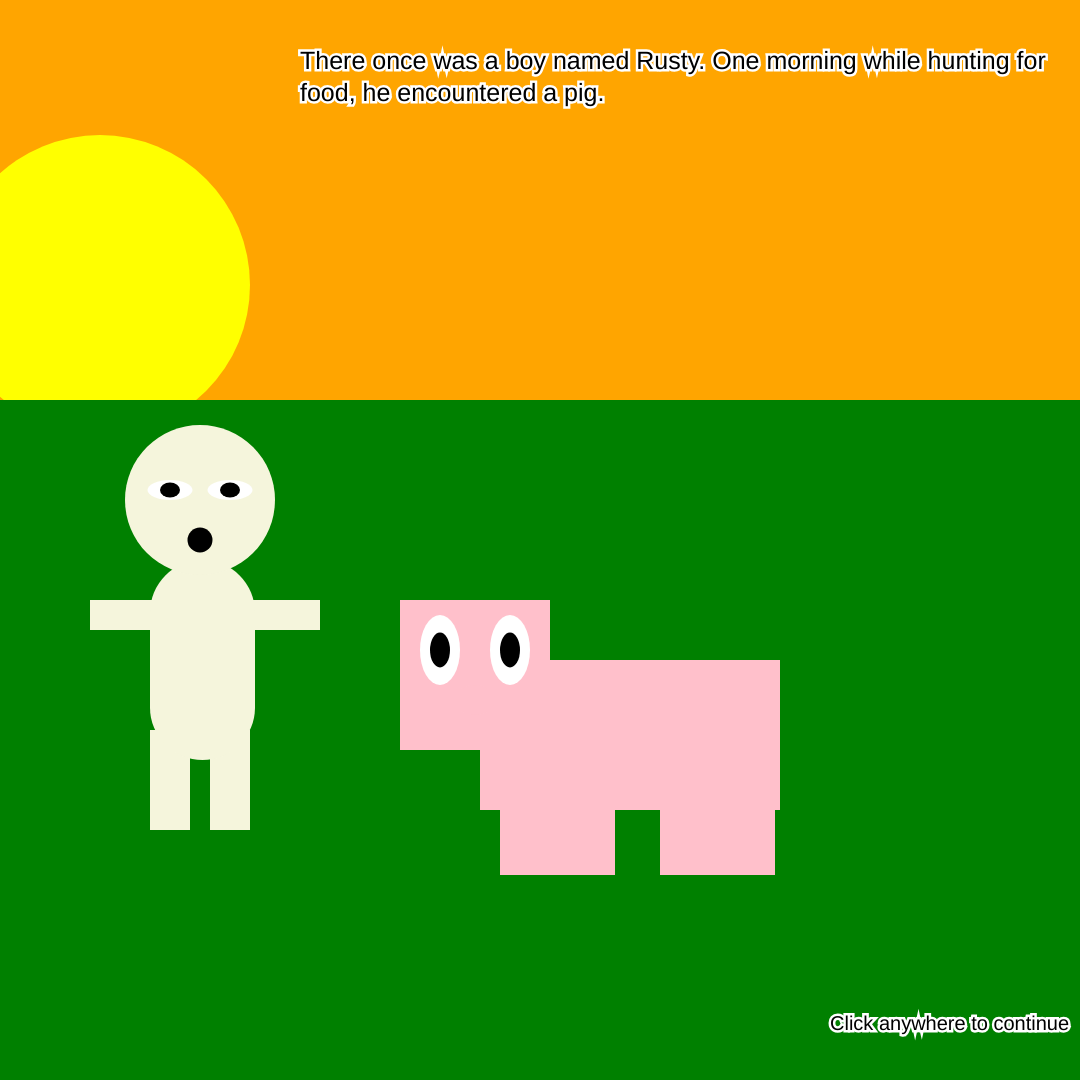
Frame 1 (no input)
Frame 60 (no input): identical to frame 1, image omitted
Frame 120 (the mouse pressed at the canvas centre since frame 60): identical to frame 1, image omitted

The p5.js sketch that drew this single still picture (run headless with seeded random() and noise() and a simulated clock; from frame 60 on, the mouse is pressed at the canvas centre):

// p5.js sketch
// ── sketch.js
// Settings: Dawn, Morning, Evening, Night
var bgColor = "Orange";
var chapter = "Dawn";
var whichChar = " ";

// Sun Attributes
var sunX = 100;
var sunY = 285;
var sunSize = 300;

function setup(){
    createCanvas(1080, 1080);
}

function draw(){
    background(bgColor);

    if(chapter == "Dawn"){
        bgColor = "orange";
        fill("yellow");
        drawSun();
        // grass
        drawGrass();
        // Pig Character
        drawPig();
        // Person Character
        drawHuman();
        narrative("There once was a boy named Rusty. One morning while hunting for food, he encountered a pig.", "Click anywhere to continue");
    }
    else if(chapter == "Morning"){
        bgColor = "lightblue";
        fill("yellow");
        drawSun();
        // grass
        drawGrass();
        // Pig Character
        drawPig();
        // Person Character
        drawHuman();
        narrative("What good fortune! I have found food for the next 3 days!", "Click anywhere to continue");
    }
    else if(chapter == "Day"){
        bgColor = "darkblue";
        fill("yellow");
        drawSun();
        // grass
        drawGrass();
        // Pig Character
        drawPig();
        // Person Character
        drawHuman();
        if(whichChar == "pig"){
            narrative("WAIT NO!!", "Click anywhere to continue");
        }
        // bgColor = "darkblue";
        // fill("yellow");
        // drawSun();
        // // grass
        // drawGrass();
        // // Pig Character
        // drawPig();
        // // Person Character
        // drawHuman();
        // narrative("WAIT!! I am no snack. I'm Tim the pig!.", "Click anywhere to continue");
        // ellipse(sunX + 600, sunY - 150, sunSize);
        // noStroke();

        if(whichChar == "man"){
            bgColor = "purple";
            fill("yellow");
            drawSun();
            // grass
            drawGrass();
            // Pig Character
            // drawPig()
            // Person Character
            drawHuman();
            narrative("What a great meal!", "Click anywhere to continue");
        }
    }
    else if(chapter == "Night"){
        if(whichChar == "pig"){
            bgColor = "purple";
            fill("yellow");
            drawSun();
            // grass
            drawGrass();
            // Pig Character
            drawPig();
            // Person Character
            drawHuman();
            narrative("Thank you for sparing my life friend!.", "Click anywhere to continue");
        }
        if(whichChar == "man"){
            bgColor = "purple";
            fill("yellow");
            drawSun();
            // grass
            drawGrass();
            // Pig Character
            drawPig();
            // Person Character
            drawHuman();
            narrative("That was delicious. Time for sleep!.", "Click anywhere to continue");
        }
    }
}

function mouseClicked(){
    if(chapter == "Dawn") chapter = "Morning";
    // else if(chapter == "Morning") chapter = "Day";
    else if (chapter == "Morning"){
        // If Human clicked
        // var humanDist = dist(mouseX, mouseY, 0, 1200);
        if (mouseX < 400 ) {
            whichChar = "man";
            chapter = "Day";
            console.log('man clicked');
            // console.log(humanDist);
        }
        // If pig clicked
        // var pigDist = dist(mouseX, mouseY, 0, 1200);
        if (mouseX > 600) {
            // console.log(pigDist);
            whichChar = "pig";
            chapter = "Day";
            console.log('pig clicked');
        }
    }
    else if(chapter == "Day") chapter = "Night";
    else if(chapter == "Night") chapter = "Dawn";
}

function drawGrass() {
    fill("green");
    rect(0, 400, 1080,760);
}

function drawSun(){
    noStroke();

    if(chapter == "Dawn"){
        ellipse(sunX, sunY, sunSize);
        // noStroke();
    }
    if(chapter == "Morning"){
        ellipse(sunX + 300, sunY - 150, sunSize);
    }
    if(chapter == "Day"){
        ellipse(sunX + 600, sunY - 150, sunSize);
    }
    if(chapter == "Night"){
        ellipse(sunX + 880, sunY, sunSize);
    }
}

function drawHuman(){
    strokeWeight(5);

    // Rusty Head Dimensions
    var rustyHeadX = 200;
    var rustyHeadY = 500;
    var rustyHeadSize = 150;

    // Rusty Arms Dimensions
    var rustyArmLX = 90;
    var rustyArmRX = 240;
    var rustyArmsY = 600;
    var rustyArmsW = 80;
    var rustyArmsH = 30;

    // Rusty Legs Dimensions
    var rustyLegLX = 150;
    var rustyLegRX = 210;
    var rustyLegsY = 730;
    var rustyLegsW = 40;
    var rustyLegsH = 100;

    // Rusty Body Dimensions
    var rustyBodyX = 150;
    var rustyBodyY = 560;
    var rustyBodyW = 105;
    var rustyBodyH = 200;
    var rustyBodyR = 75;

    var rustyEyesXL = 170;
    var rustyEyesXR = 230;
    var rustyEyesY = 490;
    var rustyEyesW = 45;
    var rustyEyesH = 20;

    fill("beige");
    strokeWeight(2);
    // arms
    // left
    rect(rustyArmLX, rustyArmsY, rustyArmsW, rustyArmsH);
    // right
    rect(rustyArmRX, rustyArmsY, rustyArmsW, rustyArmsH);

    // legs
    rect(rustyLegLX, rustyLegsY, rustyLegsW, rustyLegsH);
    rect(rustyLegRX, rustyLegsY, rustyLegsW, rustyLegsH);

    // body
    rect(rustyBodyX, rustyBodyY, rustyBodyW, rustyBodyH, rustyBodyR);

    strokeWeight(5);
    // head
    ellipse(rustyHeadX, rustyHeadY, rustyHeadSize, rustyHeadSize);

    // eyes
    fill("white");
    ellipse(rustyEyesXL, rustyEyesY, rustyEyesW, rustyEyesH);
    ellipse(rustyEyesXR, rustyEyesY, rustyEyesW, rustyEyesH);

    // pupils
    var rustyPupilsLX = 170;
    var rustyPupilsRX = 230;
    var rustyPupilsY = 490;
    var rustyPupilsW = 20;
    var rustyPupilsH = 15;

    fill("black");
    ellipse(rustyPupilsLX, rustyPupilsY, rustyPupilsW, rustyPupilsH);
    ellipse(rustyPupilsRX, rustyPupilsY, rustyPupilsW, rustyPupilsH);

    // mouth
    var rustyMouthX = 200;
    var rustyMouthY = 540;
    var rustyMouthSize = 25;
    ellipse(rustyMouthX, rustyMouthY, 25, 25);
}

function drawPig(){
    strokeWeight(5);
    fill("pink");

    // body
    var pigBodyX = 480;
    var pigBodyY = 660;
    var pigBodyW = 300;
    var pigBodyH = 150;
    rect(pigBodyX, pigBodyY, pigBodyW, pigBodyH);

    // head
    var pigHeadX = 400;
    var pigHeadY = 600;
    var pigHeadSize = 150;
    rect(pigHeadX, pigHeadY, 150, 150);

    strokeWeight(2);
    // legs
    var pigLegsX = 500;
    var pigLegsY = 800;
    var pigLegsW = 75;
    var pigLegsH = 75;
    rect(pigLegsX, pigLegsY, pigLegsW, pigLegsH);
    rect(540, pigLegsY, pigLegsW, pigLegsH);
    rect(660, pigLegsY, pigLegsW, pigLegsH);
    rect(700, pigLegsY, pigLegsW, pigLegsH);

    // eyes
    fill("white");
    var pigEyeLX = 440;
    var pigEyeRX = pigEyeLX+70;
    var pigEyesY = 650;
    var pigEyesW = 40;
    var pigEyesH = 70;
    ellipse(pigEyeLX, pigEyesY, pigEyesW, pigEyesH);
    ellipse(pigEyeRX, pigEyesY, pigEyesW, pigEyesH);

    // pupil
    fill("black");
    var pigPupilLx = 440;
    var pigPupilRx = 510;
    var pigPupilsY = 650;
    var pigPupilsW = 20;
    var pigPupilsH = 35;
    ellipse(pigPupilLx, pigPupilsY, pigPupilsW, pigPupilsH);
    ellipse(pigPupilRx, pigPupilsY, pigPupilsW, pigPupilsH);

    // nose
    fill("pink");
    // strokeWeight(5);
    ellipse(475, 700, 40, 30);


}

function narrative(story, instructions){
	// narrative
	stroke(255);
	textSize(25);
	text(story, 300, 50, 800, 800);
	// instructions
	textSize(20);
	text(instructions, width - 250, height - 50);
}
